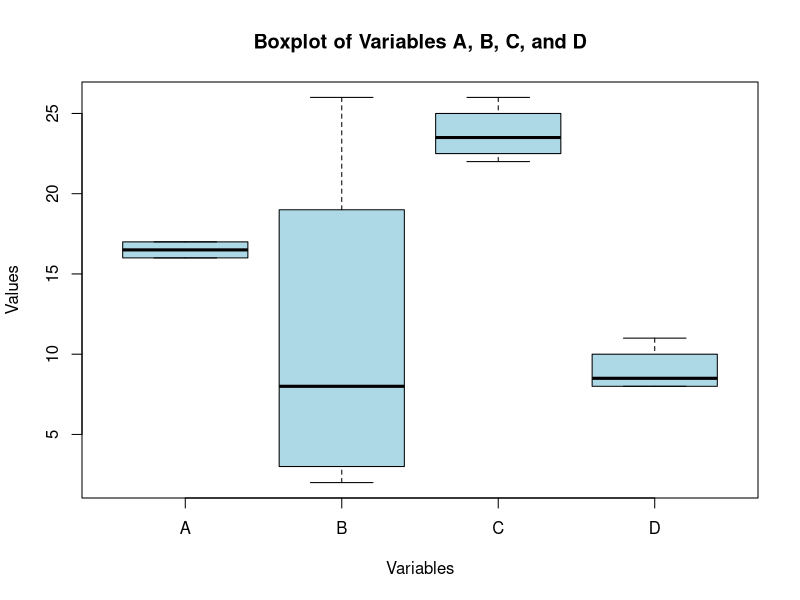

The R source for this figure:
# HW 9
# Q1
df <- data.frame(
  A = c(22, 26, NA),
  B = c(28, 24, 29),
  C = c(29, 32, 28),
  D = c(23, 24, NA)
)

# Load tidyr library for reshaping
library(tidyr)

# Serialize the dataframe into two columns
df_long <- pivot_longer(df, 
                        cols = everything(),
                        names_to = "Variable",
                        values_to = "Value",
                        values_drop_na = TRUE)

out = aov(Value~Variable, data = df_long)
summary(out)

# Q2
q2 = read.csv("PriceEarning.csv")
q2_long = pivot_longer(q2,
                       cols = everything(),
                       names_to = "Types",
                       values_to = "Ratio")
out2 = aov(Ratio~Types, data = q2_long)
summary(out2)

# Q4
# Create the data frame
df <- data.frame(
  A = c(16, 17, 16, 17),
  B = c(4, 12, 2, 26),
  C = c(26, 22, 23, 24),
  D = c(8, 9, 11, 8)
)

# Generate a boxplot for each column
boxplot(df, 
        main = "Boxplot of Variables A, B, C, and D", 
        xlab = "Variables", 
        ylab = "Values", 
        col = "lightblue")